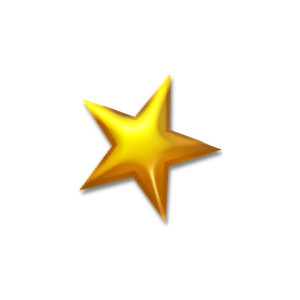
#> input picture tests/estrella.jpg, 300 x 300 px
$ python histograma.py
#> lines starting #> are read from the running program, lines starting #| are printed output that depends on the picture
import cv2

import numpy as np
from matplotlib import pyplot as plt

img = cv2.imread("estrella.jpg",0)
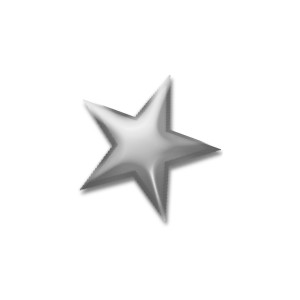
#> img: shape (300, 300); min 86, max 255, mean 246.2
#rows, cols  = img.shape
#img = cv2.resize(img, (cols/8,rows/8),interpolation = cv2.INTER_AREA)

equ = cv2.equalizeHist(img)
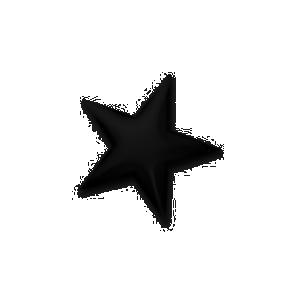
#> equ: shape (300, 300); min 0, max 255, mean 227.3

hist = cv2.calcHist([img],[0],None,[256],[0,256])
#> hist = 256 values, max 79617 at index 255, min 0 at index 0, mean 351.6
hist2 = cv2.calcHist([equ],[0],None,[256],[0,256])
#> hist2 = 256 values, max 79617 at index 255, min 0 at index 30, mean 351.6

#plt.hist(img.ravel(),256,[0,256])
plt.plot(hist)
plt.plot(hist2)
cv2.imshow('original',img)
cv2.imshow('original-eq',equ)
plt.show()
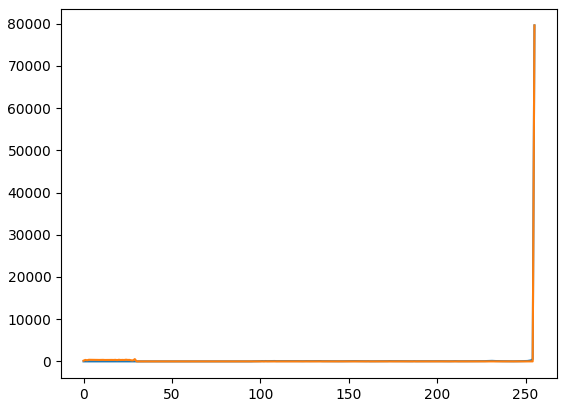
#> figure drawn by matplotlib, 1 panel; curve peaks at x = 255, y = 79617; curve peaks at x = 255, y = 79617

cv2.waitKey(0)
cv2.destroyAllWindows()
